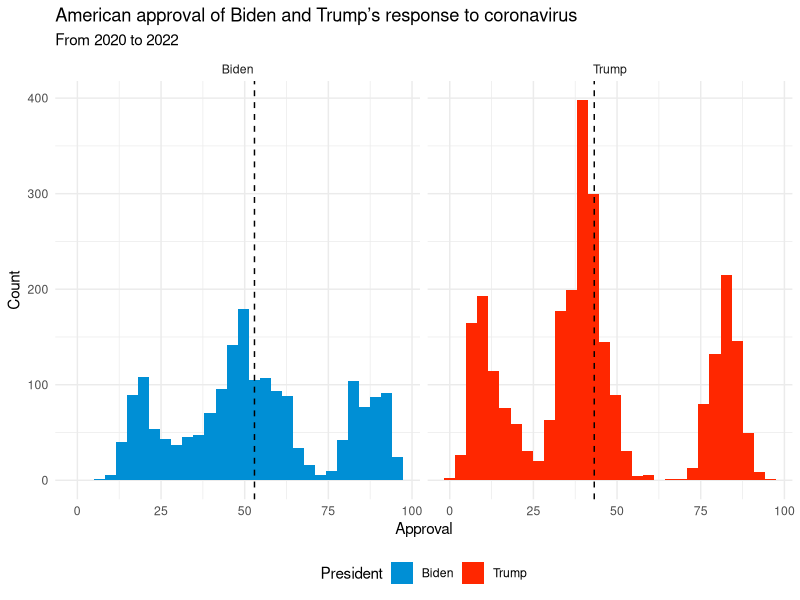
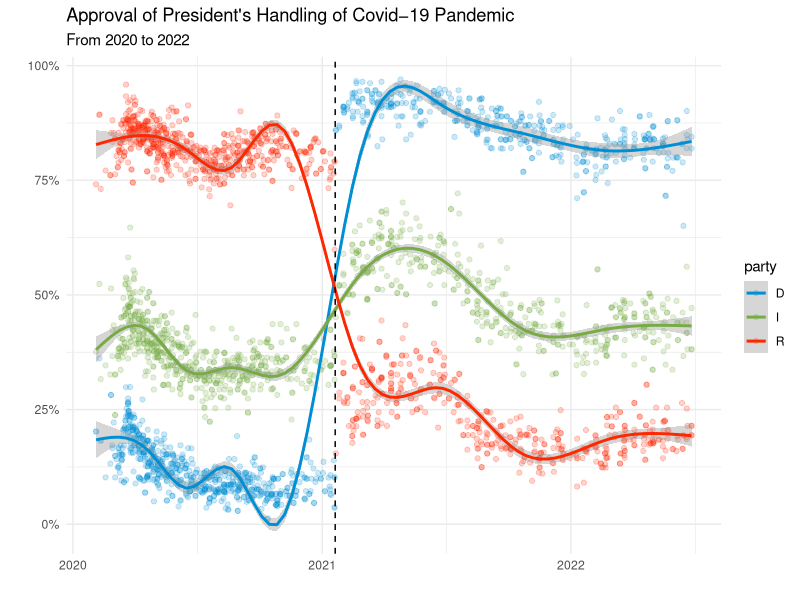
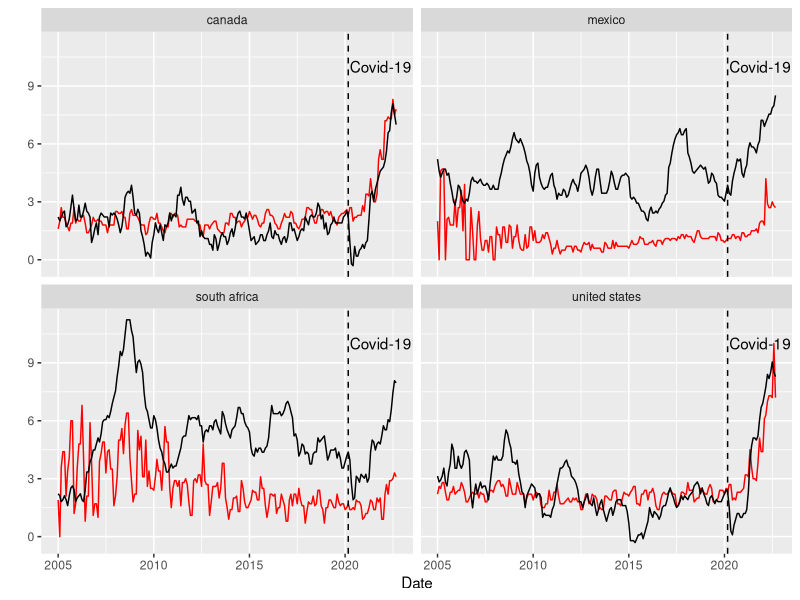

Write the R code that produced these figures, in order.
library(tidyverse)

polls_adjusted <- read_csv("covid_approval_polls_adjusted.csv")

#1
polls_adjusted <- polls_adjusted |>
  filter(!is.na(modeldate)) |>
  group_by(subject) |>
  mutate(average_approval = mean(approve_adjusted, na.rm = TRUE))
  
ggplot(data = polls_adjusted, aes(x = approve_adjusted, fill = subject)) + 
  geom_histogram() +
  geom_vline(aes(xintercept = average_approval), linetype = "dashed") +
  labs(title = "American approval of Biden and Trump’s response to coronavirus",
       subtitle = "From 2020 to 2022",
       x = "Approval", y = "Count", fill = "President") +
  facet_wrap(~subject) +
  scale_fill_manual(values = c("#008FD5", "#FF2700")) +
  theme_minimal() +
  theme(legend.position = "bottom")

#2
polls_adjusted <- polls_adjusted |>
  mutate(end_date = mdy(enddate), approve_fraction = approve_adjusted/100) |>
  filter(party == "R"| party == "D"| party == "I")

ggplot(data = polls_adjusted, aes(x = end_date, y = approve_fraction, color = party)) + 
  labs(title = "Approval of President's Handling of Covid−19 Pandemic", 
       subtitle = "From 2020 to 2022",
       x = "", y = "") +
  geom_point(alpha = 0.2) +
  geom_smooth() +
  scale_color_manual(values = c("#008FD5", "#77AB43", "#FF2700")) +
  geom_vline(aes(xintercept = as.Date("2021-01-20")), linetype = "dashed") +
  scale_y_continuous(labels = scales::percent) +
  theme_minimal()

#Part 2
gtrend = read_csv("gtrend_data_clean.csv")

ggplot(data = gtrend, aes(x = date, y = inflation/10)) + 
  labs(x = "Date", y = "") +
  geom_line(color = "red") +
  geom_line(color = "black", aes(y = value)) +
  geom_vline(aes(xintercept = as.Date("2020-03-01")), linetype = "dashed") +
  annotate("text", x=as.Date("2020-04-01"), y=10, label="Covid-19", hjust = 0) + 
  facet_wrap(~geo)

#Part 3
